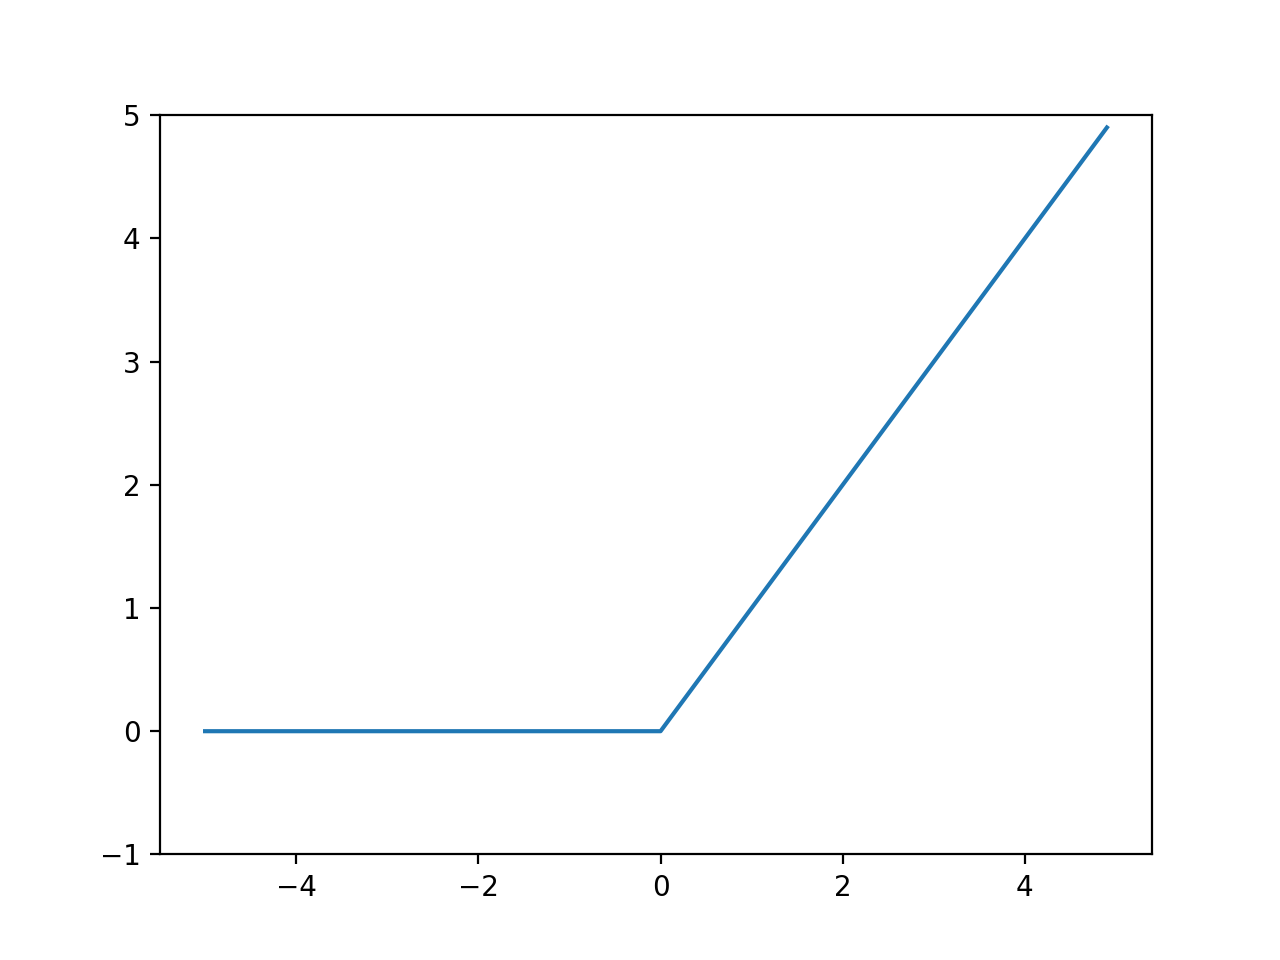

This chart was generated by the following Python code:
from tkinter import Y
import numpy as np
import matplotlib.pylab as plt


def relu(x):
    return np.maximum(0, x)


x = np.arange(-5.0, 5.0, 0.1)
y = relu(x)

plt.plot(x, y)
plt.ylim(-1, 5)
plt.show()
